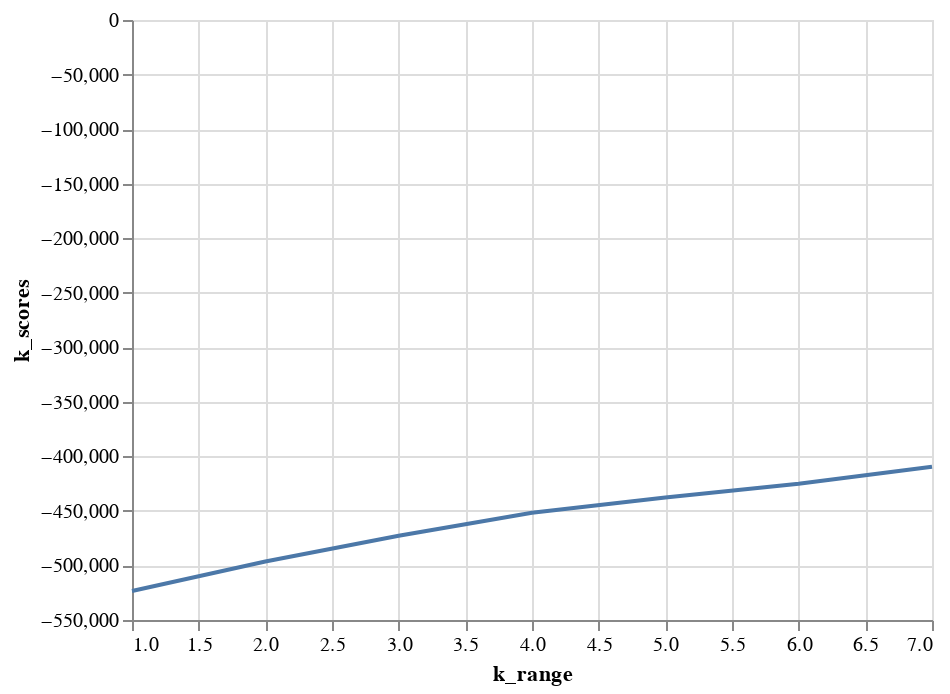

Notebook source saved alongside this figure:
### Code cell
k_num_chart = alt.Chart(data = k_data).mark_line().encode(
    alt.X ('k_range:Q'),
    alt.Y ('k_scores:Q')
)

k_num_chart

### Figure 1 — Vega-Lite specification as saved in the notebook (floating-point values rounded to 4 significant figures)
{"config": {"view": {"continuousWidth": 400, "continuousHeight": 300}}, "data": {"name": "data-4f9242a53a2b25d80935f5f954d0b532"}, "mark": "line", "encoding": {"x": {"type": "quantitative", "field": "k_range"}, "y": {"type": "quantitative", "field": "k_scores"}}, "$schema": "https://vega.github.io/schema/vega-lite/v4.8.1.json", "datasets": {"data-4f9242a53a2b25d80935f5f954d0b532": [{"k_range": 1, "k_scores": -523400.0}, {"k_range": 2, "k_scores": -496400.0}, {"k_range": 3, "k_scores": -472700.0}, {"k_range": 4, "k_scores": -451800.0}, {"k_range": 5, "k_scores": -437600.0}, {"k_range": 6, "k_scores": -425100.0}, {"k_range": 7, "k_scores": -409500.0}]}}
